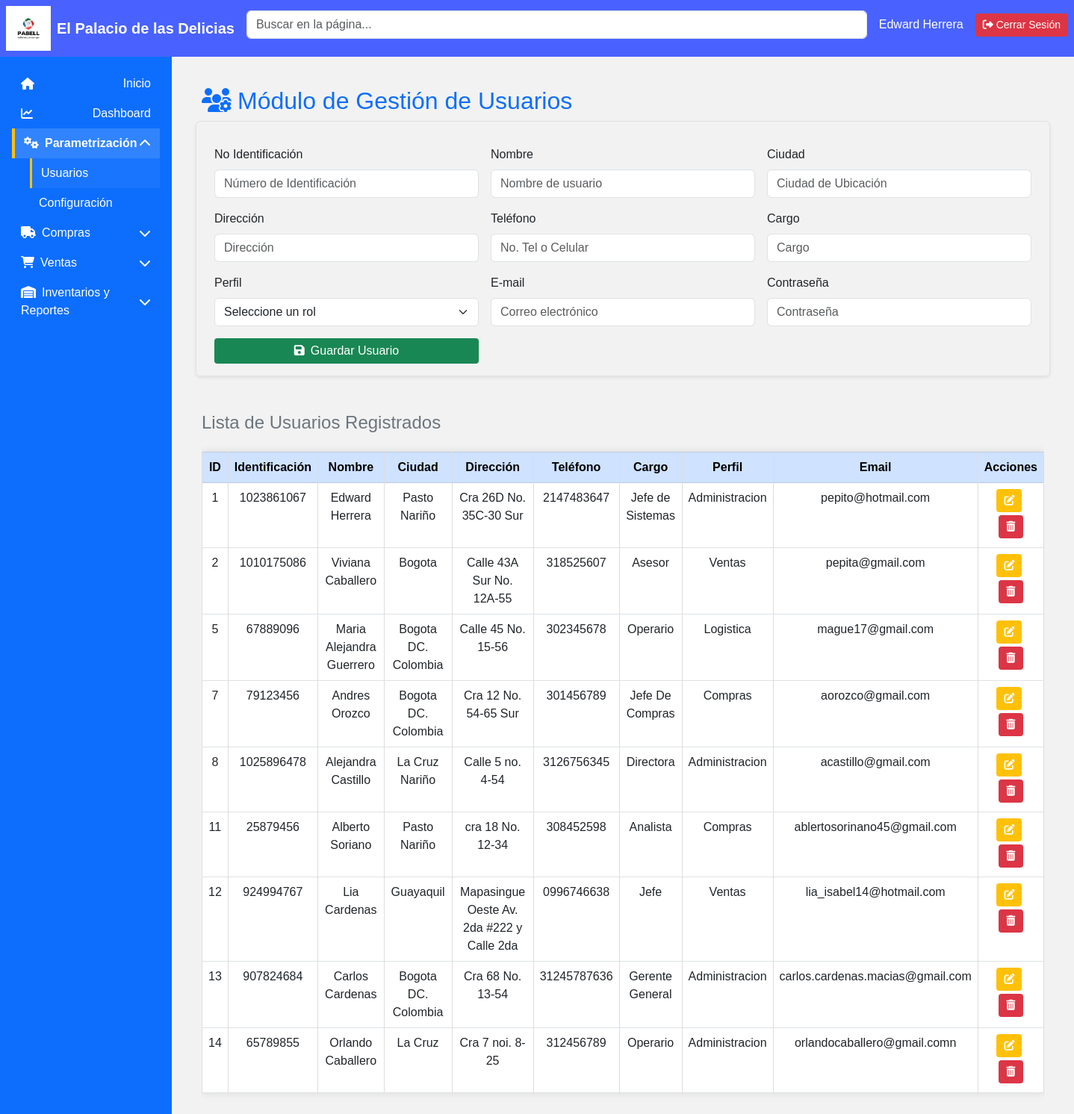
Page /modulos/administracion/usuarios.php (signed in) on the committed database.
### tables this page shows
CREATE TABLE `usuario` (
  `id_usuario` int(11) NOT NULL,
  `id_perfil` int(100) NOT NULL,
  `no_identificacion` int(11) NOT NULL,
  `nombre` varchar(100) NOT NULL,
  `apellido` varchar(45) NOT NULL,
  `ciudad` varchar(45) NOT NULL,
  `direccion` varchar(100) NOT NULL,
  `telefono` varchar(20) NOT NULL,
  `cargo` varchar(45) NOT NULL,
  `email` varchar(100) NOT NULL,
  `contrasena` varchar(100) NOT NULL,
  `Estado` enum('Activo','Inactivo','','') NOT NULL
);

CREATE TABLE `perfiles` (
  `id_perfil` int(10) UNSIGNED NOT NULL,
  `nombre_perfil` varchar(50) NOT NULL,
  `descripcion` varchar(255) DEFAULT NULL,
  `estado` enum('activo','inactivo') NOT NULL DEFAULT 'activo'
);

### modulos/administracion/usuarios.php (the view, shortened to what this page needs)
<?php
require_once __DIR__ . "/../../public/html/encabezado.php";
global $conexion;
$sql_usuarios = "
    SELECT u.*, p.nombre_perfil
    FROM usuario u
    INNER JOIN perfiles p ON u.id_perfil = p.id_perfil
    ORDER BY u.id_usuario ASC
";
$res_prod = $conexion->query($sql_usuarios);
$num_reg = $res_prod ? $res_prod->num_rows : 0;
?>
<main class="container-fluid p-4 fade-in" id="contenido">
    <h2 class="text-primary mb-4"><i class="fas fa-users-cog me-2"></i>Módulo de Gestión de Usuarios</h2>
    <form class="mb-4" method="POST" action="crud_usuario/guardar_usuario.php">
        <div class="row g-3 border p-3 rounded shadow-sm">
            <div class="col-12 col-md-4">
                <label for="Identificacion" class="form-label">No Identificación</label>
                <input type="number" class="form-control" name="Identificacion" id="Identificacion" placeholder="Número de Identificación" required>
            </div>
            <div class="col-12 col-md-4">
                <label for="nombre" class="form-label">Nombre</label>
                <input type="text" class="form-control" name="nombre" id="nombre" placeholder="Nombre de usuario" required>
            </div>
            <div class="col-12 col-md-4">
                <label for="ciudad" class="form-label">Ciudad</label>
                <input type="text" class="form-control" name="ciudad" id="ciudad" placeholder="Ciudad de Ubicación" required>
            </div>
            <div class="col-12 col-md-4">
                <label for="direccion" class="form-label">Dirección</label>
                <input type="text" class="form-control" name="direccion" id="direccion" placeholder="Dirección" required>
            </div>
            <div class="col-12 col-md-4">
                <label for="telefono" class="form-label">Teléfono</label>
                <input type="number" class="form-control" name="telefono" id="telefono" placeholder="No. Tel o Celular" required>
            </div>
            <div class="col-12 col-md-4">
                <label for="cargo" class="form-label">Cargo</label>
                <input type="text" class="form-control" name="cargo" id="cargo" placeholder="Cargo" required>
            </div>
            <div class="col-12 col-md-4">
                <label for="Perfil" class="form-label">Perfil</label>
                <select class="form-select" name="id_perfil" id="Perfil" required>
                    <option value="">Seleccione un rol</option>
                </select>
            </div>
            <div class="col-12 col-md-4">
                <label for="email" class="form-label">E-mail</label>
                <input type="email" class="form-control" name="email" id="email" placeholder="Correo electrónico" required>
            </div>
            <div class="col-12 col-md-4">
                <label for="clave" class="form-label">Contraseña</label>
                <input type="password" class="form-control" name="clave" id="clave" placeholder="Contraseña" required>
            </div>
            <div class="col-12 col-md-4 d-flex align-items-end">
                <button type="submit" class="btn btn-success w-100"><i class="fas fa-save me-2"></i>Guardar Usuario</button>
            </div>
        </div>
    </form>
    <h4 class="text-secondary mt-5">Lista de Usuarios Registrados</h4>
    <?php if ($num_reg > 0): ?>
    <div class="table-responsive">
        <table class="table table-bordered table-hover mt-3 tabla-datatable">
            <thead class="table-primary text-center">
                <tr>
                    <th>ID</th>
                    <th>Identificación</th>
                    <th>Nombre</th>
                    <th>Ciudad</th>
                    <th>Dirección</th>
                    <th>Teléfono</th>
                    <th>Cargo</th>
                    <th>Perfil</th>
                    <th>Email</th>
                    <th>Acciones</th>
                </tr>
            </thead>
            <tbody>
                <?php while ($fila = $res_prod->fetch_assoc()) { ?>
                    <tr>
                        <td><?= htmlspecialchars($fila['id_usuario']); ?></td>
                        <td><?= htmlspecialchars($fila['no_identificacion']); ?></td>
                        <td><?= htmlspecialchars($fila['nombre']); ?></td>
                        <td><?= htmlspecialchars($fila['ciudad']); ?></td>
                        <td><?= htmlspecialchars($fila['direccion']); ?></td>
                        <td><?= htmlspecialchars($fila['telefono']); ?></td>
                        <td><?= htmlspecialchars($fila['cargo']); ?></td>
                        <td><?= htmlspecialchars($fila['nombre_perfil']); ?></td>
                        <td><?= htmlspecialchars($fila['email']); ?></td>
                        <td class="text-center">
                            <a href="crud_usuario/editar_usuario.php?id=<?= $fila['id_usuario'] ?>" class="btn btn-sm btn-warning me-1 mb-1">
                                <i class="fas fa-edit"></i>
                            </a>
                            <a href="crud_usuario/eliminar_usuario.php?id=<?= $fila['id_usuario'] ?>" class="btn btn-sm btn-danger mb-1" onclick="return confirm('¿Estás seguro que deseas eliminar este usuario?');">
                                <i class="fas fa-trash-alt"></i>
                            </a>
                        </td>
                    </tr>
                <?php } ?>
            </tbody>
        </table>
    </div>
    <?php else: ?>
        <div class="alert alert-info">No hay usuarios registrados.</div>
    <?php endif; ?>
</main>

### public/html/encabezado.php (shortened to what this page needs)
<?php
$perfil_id = $_SESSION['perfil_id'];
$nombreUsuario = $_SESSION['nombre'];
$modulosPermitidos = [];
switch($perfil_id) {
    case 1: $modulosPermitidos = ['parametrizacion','abastecimiento','ventas','inventarios']; break;
}
function isActive($currentPath, $targetPaths) {
    foreach ($targetPaths as $path) {
        if (strpos($currentPath, $path) !== false) return true;
    }
    return false;
}
switch ($perfil_id) {
    case 1:
        $rutaInicio = "/Heladeria/perfiles/administracion/inicio_admin.php";
        $rutaDashboard = "/Heladeria/perfiles/administracion/dashboard_admin.php";
        break;
}
$rutaActual = $_SERVER['PHP_SELF'];
?>
<!DOCTYPE html>
<html lang="es">
<head>
<link rel="stylesheet" href="https://cdnjs.cloudflare.com/ajax/libs/font-awesome/6.5.0/css/all.min.css">
<link href="https://cdn.jsdelivr.net/npm/bootstrap@5.3.0/dist/css/bootstrap.min.css" rel="stylesheet">
<link rel="stylesheet" href="../../app/css/styles.css">
</head>
<body>
<header class="text-white p-2 d-flex flex-wrap justify-content-between align-items-center" style="background-color: rgb(73, 98, 255);">
    <div class="d-flex align-items-center mb-2 mb-md-0">
        <img src="../../public/img/logo.png" width="60" height="60" class="me-2">
        <span class="fs-5 fw-bold">El Palacio de las Delicias</span>
    </div>
    <div class="flex-grow-1 ms-md-3">
        <input type="text" id="searchGlobal" class="form-control busqueda-input" placeholder="Buscar en la página...">
    </div>
        <div class="d-flex align-items-center ms-3">
        <span class="me-3 text-white"><?= htmlspecialchars($nombreUsuario) ?></span>
            <a href="/Heladeria/app/config/logout.php" id="logoutBtn" class="btn btn-danger btn-sm">
                <i class="fas fa-sign-out-alt"></i> Cerrar Sesión
            </a>
        </div>
</header>
<div class="main-container d-flex flex-column flex-md-row">
<nav class="bg-primary text-white p-3" id="sidebar">
    <ul class="nav flex-column">
        <li class="nav-item">
            <a href="<?= $rutaInicio ?>" class="nav-link text-white <?= ($rutaActual == $rutaInicio) ? 'active' : ''; ?>">
                <i class="fas fa-home me-2"></i>Inicio
            </a>
        </li>
        <li class="nav-item">
            <a href="<?= $rutaDashboard ?>" class="nav-link text-white <?= ($rutaActual == $rutaDashboard) ? 'active' : ''; ?>">
                <i class="fas fa-chart-line me-2"></i>Dashboard
            </a>
        </li>
        <?php if(in_array('parametrizacion', $modulosPermitidos)):
        $paramActive = isActive($rutaActual, [
            '/modulos/administracion/usuarios.php',
            '/modulos/administracion/configuracion.php'
        ]); ?>
        <li class="nav-item">
            <a class="nav-link text-white d-flex justify-content-between align-items-center <?= $paramActive ? 'active-main' : ''; ?>"
               data-bs-toggle="collapse" href="#paramMenu" role="button" aria-expanded="<?= $paramActive ? 'true' : 'false'; ?>">
                <span><i class="fas fa-cogs me-2"></i>Parametrización</span>
                <i class="fas fa-chevron-down transition-arrow <?= $paramActive ? 'rotate' : ''; ?>"></i>
            </a>
            <ul class="collapse list-unstyled ms-4 <?= $paramActive ? 'show' : ''; ?>" id="paramMenu">
                <li><a href="/Heladeria/modulos/administracion/usuarios.php" class="nav-link text-white <?= strpos($rutaActual, '/modulos/administracion/usuarios.php') !== false ? 'active-sub' : ''; ?>">Usuarios</a></li>
                <li><a href="/Heladeria/modulos/administracion/configuracion.php" class="nav-link text-white <?= strpos($rutaActual, '/modulos/administracion/configuracion.php') !== false ? 'active-sub' : ''; ?>">Configuración</a></li>
            </ul>
        </li>
        <?php endif; ?>
        <?php if(in_array('abastecimiento', $modulosPermitidos)):
        $comprasActive = isActive($rutaActual, [
            '/modulos/compras/proveedores.php',
            '/modulos/compras/ingresos.php',
            '/modulos/compras/anulaciones.php'
        ]); ?>
        <li class="nav-item">
            <a class="nav-link text-white d-flex justify-content-between align-items-center <?= $comprasActive ? 'active-main' : ''; ?>"
                data-bs-toggle="collapse" href="#comprasMenu" role="button" aria-expanded="<?= $comprasActive ? 'true' : 'false'; ?>">
                    <span><i class="fas fa-truck me-2"></i>Compras</span>
                    <i class="fas fa-chevron-down transition-arrow <?= $comprasActive ? 'rotate' : ''; ?>"></i>
            </a>
        </li>
        <?php endif; ?>
        <?php if(in_array('ventas', $modulosPermitidos)):
        $ventasActive = isActive($rutaActual, [
            '/modulos/ventas/clientes.php',
            '/modulos/ventas/facturacion.php',
            '/modulos/ventas/notas.php'
        ]); ?>
        <li class="nav-item">
            <a class="nav-link text-white d-flex justify-content-between align-items-center <?= $ventasActive ? 'active-main' : ''; ?>"
               data-bs-toggle="collapse" href="#ventasMenu" role="button" aria-expanded="<?= $ventasActive ? 'true' : 'false'; ?>">
                <span><i class="fas fa-shopping-cart me-2"></i>Ventas</span>
                <i class="fas fa-chevron-down transition-arrow <?= $ventasActive ? 'rotate' : ''; ?>"></i>
            </a>
        </li>
        <?php endif; ?>
        <?php if(in_array('inventarios', $modulosPermitidos)):
        $invActive = isActive($rutaActual, [
            '/modulos/logistica/inventarios.php',
            '/modulos/logistica/productos.php',
            '/modulos/logistica/bodegas.php',
            '/modulos/logistica/ajustes.php',
            '/modulos/logistica/reportes.php'
        ]); ?>
        <li class="nav-item">
            <a class="nav-link text-white d-flex justify-content-between align-items-center <?= $invActive ? 'active-main' : ''; ?>"
               data-bs-toggle="collapse" href="#invMenu" role="button" aria-expanded="<?= $invActive ? 'true' : 'false'; ?>">
                <span><i class="fas fa-warehouse me-2"></i>Inventarios y Reportes</span>
                <i class="fas fa-chevron-down transition-arrow <?= $invActive ? 'rotate' : ''; ?>"></i>
            </a>
        </li>
        <?php endif; ?>
    </ul>
</nav>
<main class="main-content flex-grow-1 p-3">

### app/css/styles.css (style rules this page uses)
body { overflow-x: hidden; }
nav, #sidebar { min-width: 230px; width: 230px; transition: all 0.3s ease; }
header { background-color: #14ec87; }
header > div { margin-bottom: 10px; }
.busqueda-input { width: 100%; max-width: 100%; }
.fade-in { animation: fadeIn 0.5s ease-in-out; }
.nav-link[aria-expanded="true"] .fa-chevron-down, .transition-arrow.rotate { transform: rotate(180deg); transition: transform 0.3s ease; }
.active-main { background-color: rgba(255, 255, 255, 0.15); border-left: 4px solid #ffc107; font-weight: 600; transition: all 0.3s ease; }
.active-sub { background-color: rgba(255, 255, 255, 0.05); border-left: 3px solid #ffc107; font-weight: 500; }
#sidebar .nav-item .nav-link { display: flex; align-items: center; justify-content: space-between; padding: 0.5rem 0.75rem; }
.collapse { transition: height 0.3s ease; }

### public/html/tablas.php (style rules this page uses)
body { font-family: Arial, sans-serif; background-color: #f2f2f2; }
a { text-decoration: none; color: #0066cc; font-weight: bold; }
table { border-collapse: collapse; width: 95%; margin: 20px auto; background-color: #ffffff; box-shadow: 0 0 10px rgba(0,0,0,0.1); }
th, td { padding: 10px; text-align: center; border: 1px solid #ddd; }
th { background-color: #007BFF; color: white; position: sticky; top: 0; z-index: 1; }
tr:nth-child(even) { background-color: #f9f9f9; }
.btn { padding: 5px 10px; color: white; border: none; border-radius: 4px; cursor: pointer; }

### rows in the picture
usuario: id_usuario "1", no_identificacion "1023861067", nombre "Edward Herrera", ciudad "Pasto Nariño", direccion "Cra 26D No. 35C-30 Sur", telefono "2147483647", cargo "Jefe de Sistemas", id_perfil.nombre_perfil "Administracion", email "pepito@hotmail.com"
usuario: id_usuario "2", no_identificacion "1010175086", nombre "Viviana Caballero", ciudad "Bogota", direccion "Calle 43A Sur No. 12A-55", telefono "318525607", cargo "Asesor", id_perfil.nombre_perfil "Ventas", email "pepita@gmail.com"
usuario: id_usuario "5", no_identificacion "67889096", nombre "Maria Alejandra Guerrero", ciudad "Bogota DC. Colombia", direccion "Calle 45 No. 15-56", telefono "302345678", cargo "Operario", id_perfil.nombre_perfil "Logistica", email "mague17@gmail.com"
usuario: id_usuario "7", no_identificacion "79123456", nombre "Andres Orozco", ciudad "Bogota DC. Colombia", direccion "Cra 12 No. 54-65 Sur", telefono "301456789", cargo "Jefe De Compras", id_perfil.nombre_perfil "Compras", email "aorozco@gmail.com"
usuario: id_usuario "8", no_identificacion "1025896478", nombre "Alejandra Castillo", ciudad "La Cruz Nariño", direccion "Calle 5 no. 4-54", telefono "3126756345", cargo "Directora", id_perfil.nombre_perfil "Administracion", email "acastillo@gmail.com"
usuario: id_usuario "11", no_identificacion "25879456", nombre "Alberto Soriano", ciudad "Pasto Nariño", direccion "cra 18 No. 12-34", telefono "308452598", cargo "Analista", id_perfil.nombre_perfil "Compras", email "ablertosorinano45@gmail.com"
usuario: id_usuario "12", no_identificacion "924994767", nombre "Lia Cardenas", ciudad "Guayaquil", direccion "Mapasingue Oeste Av. 2da #222 y Calle 2da", telefono "0996746638", cargo "Jefe", id_perfil.nombre_perfil "Ventas", email "lia_isabel14@hotmail.com"
usuario: id_usuario "13", no_identificacion "907824684", nombre "Carlos Cardenas", ciudad "Bogota DC. Colombia", direccion "Cra 68 No. 13-54", telefono "31245787636", cargo "Gerente General", id_perfil.nombre_perfil "Administracion", email "carlos.cardenas.macias@gmail.com"
usuario: id_usuario "14", no_identificacion "65789855", nombre "Orlando Caballero", ciudad "La Cruz", direccion "Cra 7 noi. 8-25", telefono "312456789", cargo "Operario", id_perfil.nombre_perfil "Administracion", email "orlandocaballero@gmail.comn"

### other values in the picture
$nombreUsuario "Edward Herrera"
